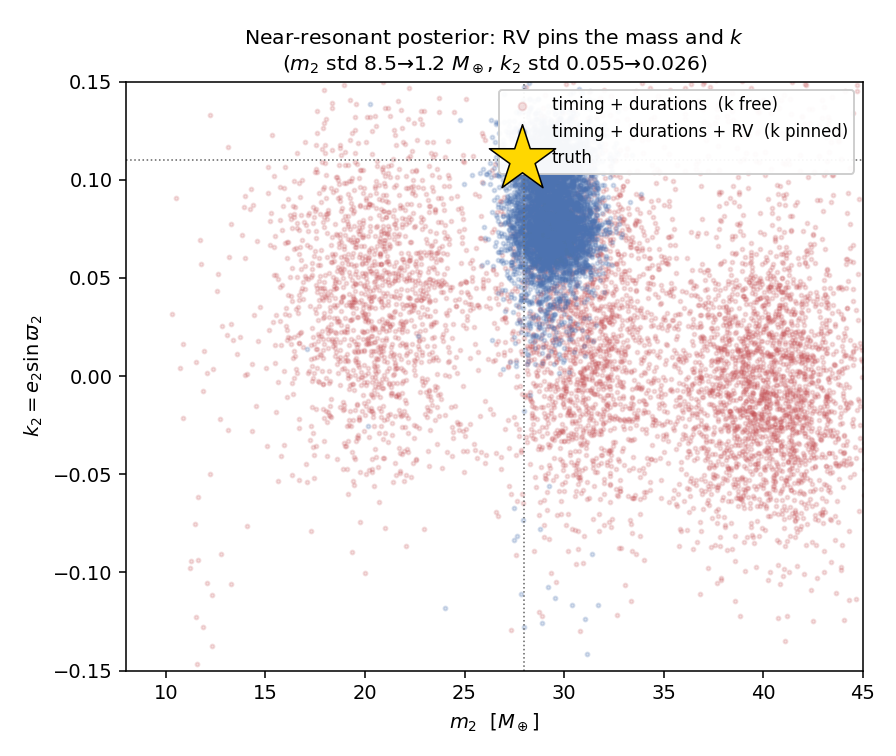

Reproduce this figure in Python.
"""
Before/after posterior visual for the k-constraint (the RV sequel to posterior_overlay.py).

For ONE near-resonant system, infer the m2-k2 posterior with:
  arm B  timing + durations         (h pinned, k FREE  -> a ridge across k2)
  arm C  timing + durations + RV    (h AND k pinned     -> a tight blob)
The system sits on the separatrix (ratio ~ 2.0) with its eccentricity placed PURELY in
k2 (h2 = 0), the exact component durations cannot see and RV can. Renders the overlay to
posterior_overlay_rv.png and dumps the samples to _overlay_rv.json.
"""
import numpy as np, torch, json
import simulator as S
from model import MDN

S.E1_MAX = 0.15            # near-resonance regime (match observables_rv.py)
S.E2_MAX = 0.15

SEED = 0
N_TRAIN, N_VAL = 12000, 1500
TIME_NOISE, RV_NOISE = 0.5, 1.0
EPOCHS, BATCH, LR = 220, 256, 1e-3
RATIO_LO, RATIO_HI = 1.90, 2.20
DEVICE = "cuda" if torch.cuda.is_available() else "cpu"
N_TIMEDUR = S.FEATURE_DIM_FULL                                    # 120

# one separatrix system; eccentricity purely in k2 (h2=0) -> the component only RV pins
THETA_TRUE = np.array([8.0, 28.0, 0.04, 0.00, 0.00, 0.11])
RATIO_TRUE = 2.00


def gen(n, seed):
    rng = np.random.default_rng(seed)
    th = S.sample_prior(n, rng)
    ratio = rng.uniform(RATIO_LO, RATIO_HI, n)
    p2 = ratio * S.P1
    f = np.full((n, S.FEATURE_DIM_RV), np.nan)
    for i in range(0, n, 2000):
        sl = slice(i, min(i + 2000, n))
        f[sl] = S.simulate(th[sl], p2=p2[sl], durations=True, rv=True, rv_noise_ms=0.0)
    ok = ~np.isnan(f).any(1)
    return th[ok], ratio[ok], f[ok]


def train_and_sample(use_rv, data, obs_full):
    th_tr, r_tr, f_tr, th_va, r_va, f_va = data
    ncol = S.FEATURE_DIM_RV if use_rv else N_TIMEDUR
    cols = np.arange(ncol)
    noise_vec = np.where(cols >= N_TIMEDUR, RV_NOISE, TIME_NOISE)

    def make_X(feats, ratio):
        return np.concatenate([feats[:, cols], ratio[:, None]], axis=1)

    base = make_X(f_tr, r_tr)
    f_mean, f_std = base.mean(0), base.std(0) + 1e-8
    th_mean, th_std = th_tr.mean(0), th_tr.std(0) + 1e-8
    rng = np.random.default_rng(SEED + 99)

    def prep(feats, ratio, theta):
        sel = feats[:, cols] + rng.normal(0, 1, (len(feats), ncol)) * noise_vec
        x = (np.concatenate([sel, ratio[:, None]], 1) - f_mean) / f_std
        y = (theta - th_mean) / th_std
        return (torch.tensor(x, dtype=torch.float32).to(DEVICE),
                torch.tensor(y, dtype=torch.float32).to(DEVICE))

    Xva, Yva = prep(f_va, r_va, th_va)
    torch.manual_seed(SEED)
    net = MDN(in_dim=ncol + 1, theta_dim=S.THETA_DIM).to(DEVICE)
    opt = torch.optim.Adam(net.parameters(), lr=LR)
    sched = torch.optim.lr_scheduler.StepLR(opt, step_size=100, gamma=0.5)
    best, best_state = np.inf, None
    for ep in range(EPOCHS):
        net.train()
        Xtr, Ytr = prep(f_tr, r_tr, th_tr)
        perm = torch.randperm(len(Xtr)); Xtr, Ytr = Xtr[perm], Ytr[perm]
        for i in range(0, len(Xtr), BATCH):
            opt.zero_grad(); loss = net.nll(Xtr[i:i+BATCH], Ytr[i:i+BATCH]); loss.backward()
            torch.nn.utils.clip_grad_norm_(net.parameters(), 5.0); opt.step()
        sched.step()
        net.eval()
        with torch.no_grad():
            v = net.nll(Xva, Yva).item()
        if v < best:
            best, best_state = v, {k: t.clone() for k, t in net.state_dict().items()}
    net.load_state_dict(best_state)

    obs = np.concatenate([obs_full[cols], [RATIO_TRUE]])
    x = torch.tensor((obs - f_mean) / f_std, dtype=torch.float32).to(DEVICE).view(1, -1)
    with torch.no_grad():
        s = net.sample(x, n=6000).cpu().numpy()[0] * th_std + th_mean
    return s, best


def make_figure(sB, sC):
    import matplotlib
    matplotlib.use("Agg")
    import matplotlib.pyplot as plt

    m2t, k2t = THETA_TRUE[1], THETA_TRUE[5]
    fig, ax = plt.subplots(figsize=(6.4, 5.4))
    ax.scatter(sB[:, 1], sB[:, 5], s=4, alpha=0.18, color="#c44e52",
               label="timing + durations  (k free)", rasterized=True)
    ax.scatter(sC[:, 1], sC[:, 5], s=4, alpha=0.22, color="#4c72b0",
               label="timing + durations + RV  (k pinned)", rasterized=True)
    ax.axhline(k2t, color="0.4", lw=0.8, ls=":")
    ax.axvline(m2t, color="0.4", lw=0.8, ls=":")
    ax.scatter([m2t], [k2t], marker="*", s=320, color="gold", edgecolor="k",
               linewidth=0.8, zorder=5, label="truth")
    ax.set_xlim(S.M2_LO, S.M2_HI)
    ax.set_ylim(-S.E2_MAX, S.E2_MAX)
    ax.set_xlabel(r"$m_2$  [$M_\oplus$]")
    ax.set_ylabel(r"$k_2 = e_2 \sin\varpi_2$")
    ax.set_title("Near-resonant posterior: RV pins the mass and $k$\n"
                 f"($m_2$ std {sB[:,1].std():.1f}→{sC[:,1].std():.1f} $M_\\oplus$, "
                 f"$k_2$ std {sB[:,5].std():.3f}→{sC[:,5].std():.3f})", fontsize=10.5)
    ax.legend(loc="upper right", fontsize=8.5, framealpha=0.95, markerscale=2)
    fig.tight_layout()
    fig.savefig("posterior_overlay_rv.png", dpi=140)
    print("  wrote posterior_overlay_rv.png")


def main():
    print(f"Device: {DEVICE}. Generating + training two arms (near-resonance)...")
    th_tr, r_tr, f_tr = gen(N_TRAIN, SEED)
    th_va, r_va, f_va = gen(N_VAL, SEED + 1)
    data = (th_tr, r_tr, f_tr, th_va, r_va, f_va)

    rng = np.random.default_rng(7)
    obs_full = S.simulate(THETA_TRUE, p2=np.array([RATIO_TRUE * S.P1]),
                          durations=True, rv=True, rv_noise_ms=0.0)[0]
    noise = np.where(np.arange(S.FEATURE_DIM_RV) >= N_TIMEDUR, RV_NOISE, TIME_NOISE)
    obs_full = obs_full + rng.normal(0, 1, S.FEATURE_DIM_RV) * noise

    sB, nllB = train_and_sample(False, data, obs_full)
    sC, nllC = train_and_sample(True, data, obs_full)
    print(f"  timing+dur val NLL {nllB:+.2f} | timing+dur+RV val NLL {nllC:+.2f}")
    print(f"  m2 std: +dur {sB[:,1].std():.2f} -> +dur+RV {sC[:,1].std():.2f} Me")
    print(f"  k2 std: +dur {sB[:,5].std():.4f} -> +dur+RV {sC[:,5].std():.4f}")

    def pack(s):
        return {"m2": [round(float(v), 3) for v in s[:, 1]],
                "k2": [round(float(v), 4) for v in s[:, 5]],
                "h2": [round(float(v), 4) for v in s[:, 4]]}
    out = {"B": pack(sB), "C": pack(sC),
           "truth": {"m2": float(THETA_TRUE[1]), "k2": float(THETA_TRUE[5]),
                     "h2": float(THETA_TRUE[4]), "ratio": RATIO_TRUE},
           "priors": {"m2": [S.M2_LO, S.M2_HI], "k2max": S.E2_MAX},
           "stats": {"B_m2_std": round(float(sB[:,1].std()), 2),
                     "C_m2_std": round(float(sC[:,1].std()), 2),
                     "B_k2_std": round(float(sB[:,5].std()), 4),
                     "C_k2_std": round(float(sC[:,5].std()), 4)}}
    json.dump(out, open("_overlay_rv.json", "w"))
    print("  wrote _overlay_rv.json")
    make_figure(sB, sC)


if __name__ == "__main__":
    main()
